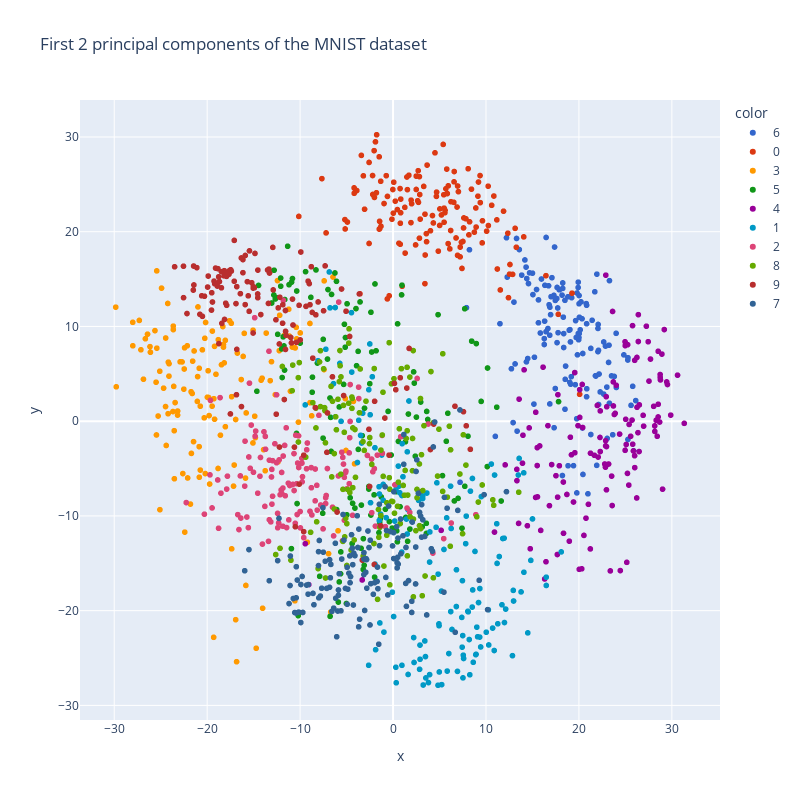

Notebook cell for this chart:
### Markdown cell above
---

# Visualization

### Code cell
# plot the first 2 principal components using plotly
import plotly.express as px

pca = PCA(n_components=2)
X_train_pca = pca.fit_transform(X_train)
y_train = y_train.astype(str)

fig = px.scatter(x=X_train_pca[:, 0], y=X_train_pca[:, 1], color=y_train,
                    labels={'x': 'PC 1', 'y': 'PC 2'}, 
                    color_discrete_sequence=px.colors.qualitative.G10,
                    title='First 2 principal components of the MNIST dataset')

fig.update_layout(width=800, height=800)
fig.show()

### Figure 1 — Plotly figure (JSON) as saved in the notebook; plotly's stock layout.template omitted (floating-point values rounded to 4 significant figures; data arrays with more than 128 entries replaced by an {"elided": "..."} marker saying what was removed)
{"data": [{"hovertemplate": "color=6<br>x=%{x}<br>y=%{y}<extra></extra>", "legendgroup": "6", "marker": {"color": "#3366CC", "symbol": "circle"}, "mode": "markers", "name": "6", "showlegend": true, "type": "scattergl", "x": {"elided": "146 float values"}, "xaxis": "x", "y": {"elided": "146 float values"}, "yaxis": "y"}, {"hovertemplate": "color=0<br>x=%{x}<br>y=%{y}<extra></extra>", "legendgroup": "0", "marker": {"color": "#DC3912", "symbol": "circle"}, "mode": "markers", "name": "0", "showlegend": true, "type": "scattergl", "x": {"elided": "145 float values"}, "xaxis": "x", "y": {"elided": "145 float values"}, "yaxis": "y"}, {"hovertemplate": "color=3<br>x=%{x}<br>y=%{y}<extra></extra>", "legendgroup": "3", "marker": {"color": "#FF9900", "symbol": "circle"}, "mode": "markers", "name": "3", "showlegend": true, "type": "scattergl", "x": {"elided": "149 float values"}, "xaxis": "x", "y": {"elided": "149 float values"}, "yaxis": "y"}, {"hovertemplate": "color=5<br>x=%{x}<br>y=%{y}<extra></extra>", "legendgroup": "5", "marker": {"color": "#109618", "symbol": "circle"}, "mode": "markers", "name": "5", "showlegend": true, "type": "scattergl", "x": {"elided": "135 float values"}, "xaxis": "x", "y": {"elided": "135 float values"}, "yaxis": "y"}, {"hovertemplate": "color=4<br>x=%{x}<br>y=%{y}<extra></extra>", "legendgroup": "4", "marker": {"color": "#990099", "symbol": "circle"}, "mode": "markers", "name": "4", "showlegend": true, "type": "scattergl", "x": {"elided": "135 float values"}, "xaxis": "x", "y": {"elided": "135 float values"}, "yaxis": "y"}, {"hovertemplate": "color=1<br>x=%{x}<br>y=%{y}<extra></extra>", "legendgroup": "1", "marker": {"color": "#0099C6", "symbol": "circle"}, "mode": "markers", "name": "1", "showlegend": true, "type": "scattergl", "x": {"elided": "154 float values"}, "xaxis": "x", "y": {"elided": "154 float values"}, "yaxis": "y"}, {"hovertemplate": "color=2<br>x=%{x}<br>y=%{y}<extra></extra>", "legendgroup": "2", "marker": {"color": "#DD4477", "symbol": "circle"}, "mode": "markers", "name": "2", "showlegend": true, "type": "scattergl", "x": {"elided": "144 float values"}, "xaxis": "x", "y": {"elided": "144 float values"}, "yaxis": "y"}, {"hovertemplate": "color=8<br>x=%{x}<br>y=%{y}<extra></extra>", "legendgroup": "8", "marker": {"color": "#66AA00", "symbol": "circle"}, "mode": "markers", "name": "8", "showlegend": true, "type": "scattergl", "x": {"elided": "144 float values"}, "xaxis": "x", "y": {"elided": "144 float values"}, "yaxis": "y"}, {"hovertemplate": "color=9<br>x=%{x}<br>y=%{y}<extra></extra>", "legendgroup": "9", "marker": {"color": "#B82E2E", "symbol": "circle"}, "mode": "markers", "name": "9", "showlegend": true, "type": "scattergl", "x": {"elided": "140 float values"}, "xaxis": "x", "y": {"elided": "140 float values"}, "yaxis": "y"}, {"hovertemplate": "color=7<br>x=%{x}<br>y=%{y}<extra></extra>", "legendgroup": "7", "marker": {"color": "#316395", "symbol": "circle"}, "mode": "markers", "name": "7", "showlegend": true, "type": "scattergl", "x": {"elided": "145 float values"}, "xaxis": "x", "y": {"elided": "145 float values"}, "yaxis": "y"}], "layout": {"height": 800, "legend": {"title": {"text": "color"}, "tracegroupgap": 0}, "title": {"text": "First 2 principal components of the MNIST dataset"}, "width": 800, "xaxis": {"anchor": "y", "autorange": true, "domain": [0, 1], "range": [-33.68, 35.18], "title": {"text": "x"}, "type": "linear"}, "yaxis": {"anchor": "x", "autorange": true, "domain": [0, 1], "range": [-31.54, 33.9], "title": {"text": "y"}, "type": "linear"}}}
